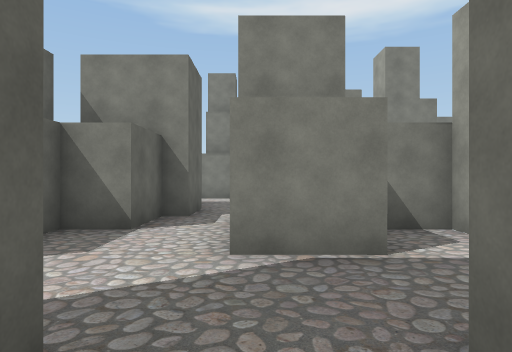
[1] (above)

18 first-person views from a walk through a scene from a Unity 3-D project. The camera is 1.5 m above the floor, looks level and sees 75° across. The floor is counted in squares, 2 m on a side. Each view is taken from the middle of a square. On the plan, view 1 faces up. The plan holds only what a view shows up to about 11 squares ahead; the rest is blank. The player is left out.

[2]
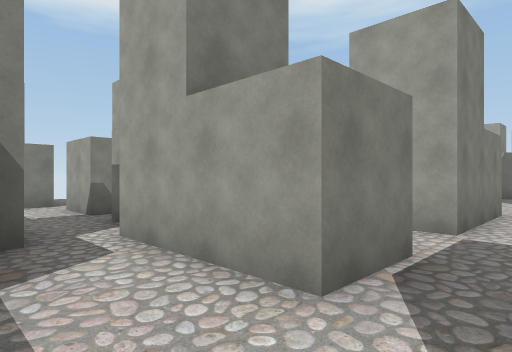

[3]
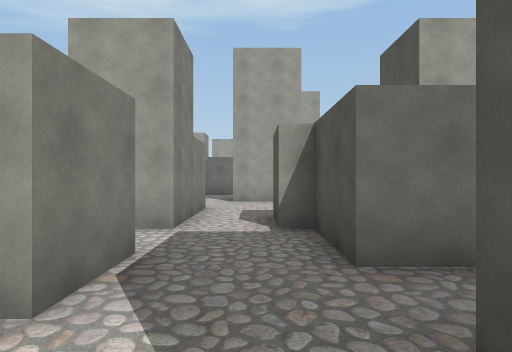

[4]
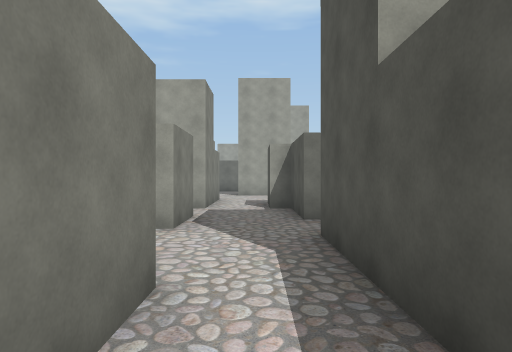

[5]
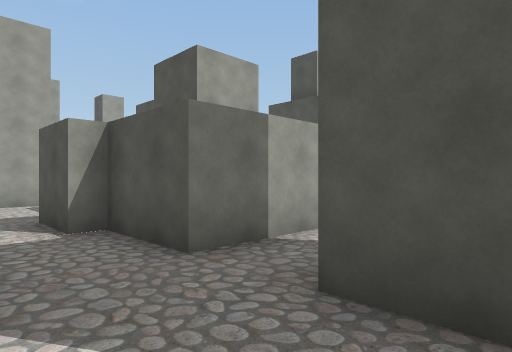

[6]
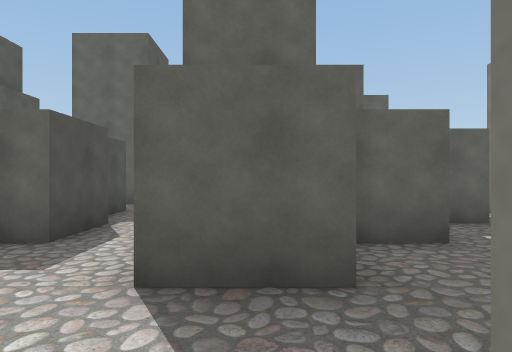

[7]
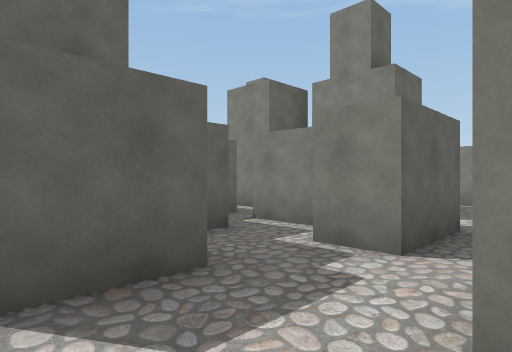

[8]
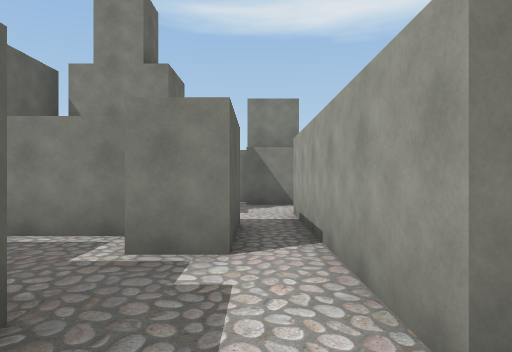

[9]
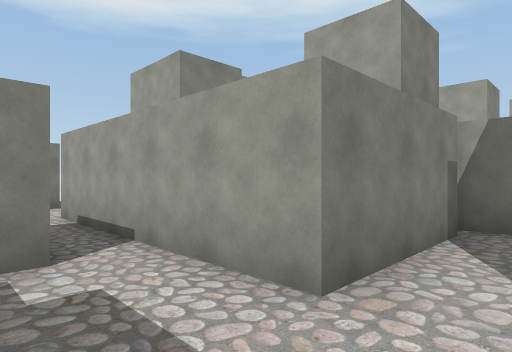

[10]
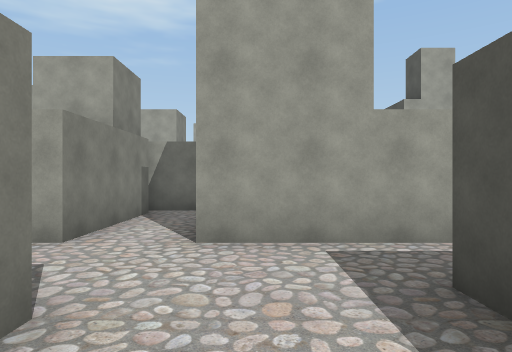

[11]
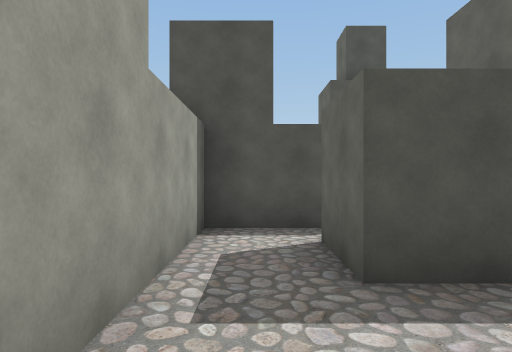

[12]
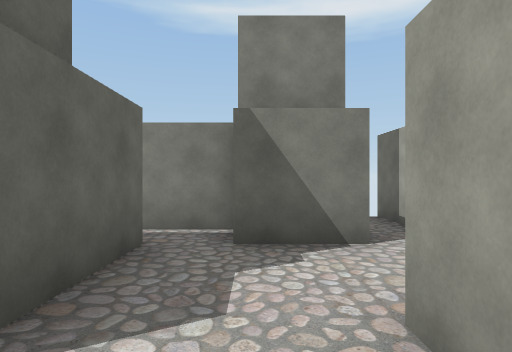

[13]
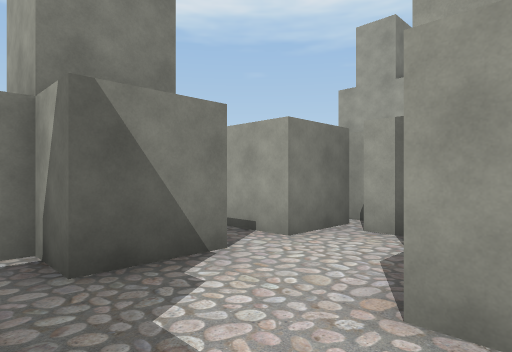

[14]
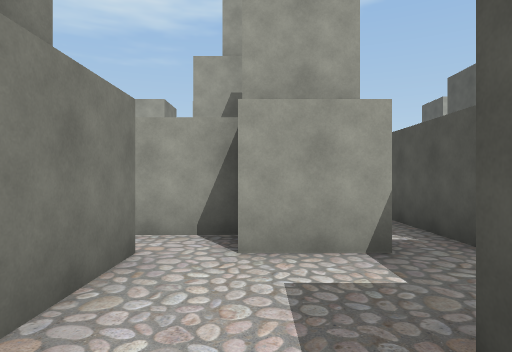

[15]
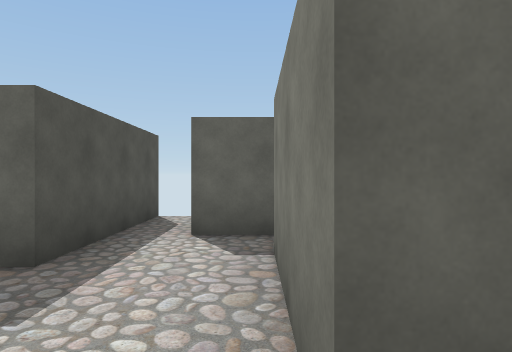

[16]
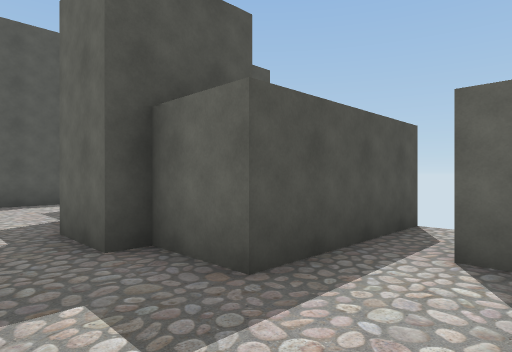

[17]
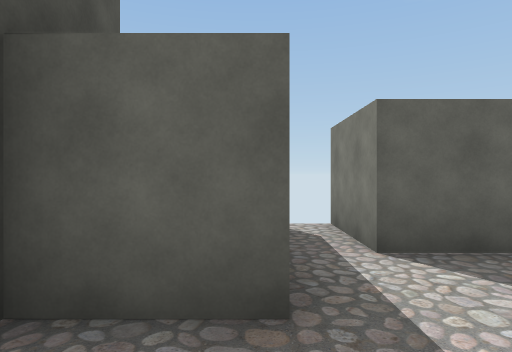

[18]
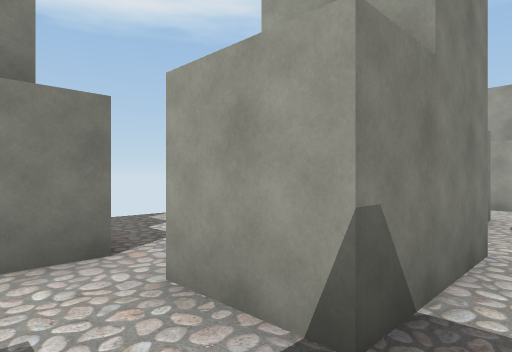

### Floor plan
Key: @ floor where view 1 was taken; # wall or solid block; . floor.
Columns run from 5 left of view 1 to 12 right of it. Each row starts with its distance up from view 1.
 14       ..      .#
 13       ..   ## .#
 12  # ###.    .##.##
 11 ##.....#  #.....#
 10 ......##  #....##
  9 ####..##.....#
  8    #.....###.#
  7    #..##...#.#
  6    #.### #...#
  5   ##.#####...#####
  4   #..##.###......#
  3  ##..............#
  2 .............#
  1  ####.####...#
  0      @#  ###.#
 -1       #    ..#
 -2            ###

Where each view was taken, in squares from view 1:
view 1: 0 up, 0 right, facing up
view 2: 2 up, 2 left, facing up-right
view 3: 2 up, 2 left, facing right
view 4: 2 up, 5 left, facing right
view 5: 3 up, 2 left, facing down-right
view 6: 4 up, 8 right, facing left
view 7: 3 up, 8 right, facing up-left
view 8: 3 up, 7 right, facing up
view 9: 3 up, 6 right, facing up-right
view 10: 2 up, 4 right, facing right
view 11: 3 up, 7 right, facing down
view 12: 8 up, 7 right, facing up
view 13: 9 up, 6 right, facing up-right
view 14: 10 up, 3 left, facing right
view 15: 11 up, 1 right, facing left
view 16: 11 up, 0 right, facing down-left
view 17: 9 up, 0 right, facing left
view 18: 8 up, 1 left, facing up-right
